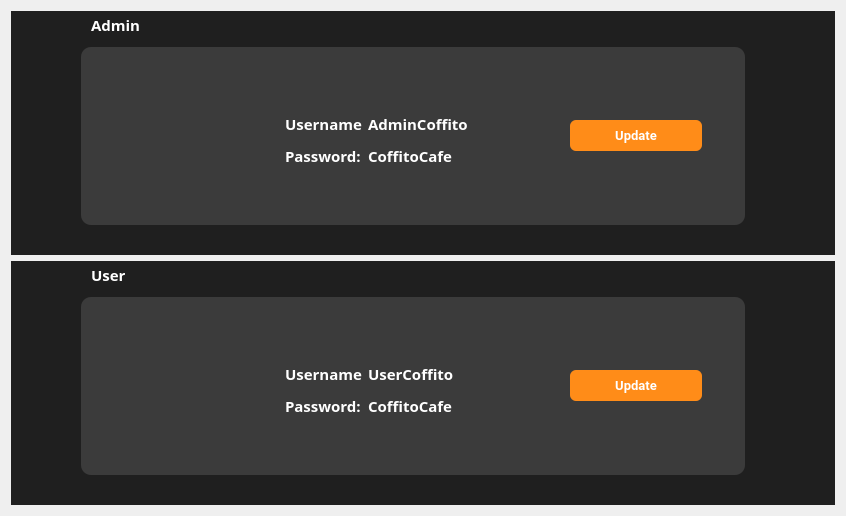
         <widget class="QWidget" name="Manage">
          <layout class="QGridLayout" name="gridLayout_5">
           <item row="0" column="0">
            <widget class="QWidget" name="widget_37" native="true">
             <property name="styleSheet">
              <string notr="true">background-color: rgb(31, 31, 31);</string>
             </property>
             <layout class="QVBoxLayout" name="verticalLayout_39">
              <property name="leftMargin">
               <number>70</number>
              </property>
              <property name="topMargin">
               <number>0</number>
              </property>
              <property name="rightMargin">
               <number>90</number>
              </property>
              <property name="bottomMargin">
               <number>30</number>
              </property>
              <item>
               <widget class="QWidget" name="widget_66" native="true">
                <property name="minimumSize">
                 <size>
                  <width>0</width>
                  <height>30</height>
                 </size>
                </property>
                <property name="maximumSize">
                 <size>
                  <width>16777215</width>
                  <height>30</height>
                 </size>
                </property>
                <property name="styleSheet">
                 <string notr="true">background-color: rgb(31, 31, 31);
border-radius:10px;
</string>
                </property>
                <widget class="QLabel" name="label_25">
                 <property name="geometry">
                  <rect>
                   <x>10</x>
                   <y>0</y>
                   <width>109</width>
                   <height>27</height>
                  </rect>
                 </property>
                 <property name="font">
                  <font>
                   <family>Poppins SemiBold</family>
                   <pointsize>11</pointsize>
                   <bold>true</bold>
                  </font>
                 </property>
                 <property name="styleSheet">
                  <string notr="true">QLabel{
	color:white;
}</string>
                 </property>
                 <property name="text">
                  <string>Admin</string>
                 </property>
                </widget>
               </widget>
              </item>
              <item>
               <widget class="QWidget" name="widget_76" native="true">
                <property name="styleSheet">
                 <string notr="true">background-color: rgb(59, 59, 59);
border-radius:10px;
</string>
                </property>
                <layout class="QHBoxLayout" name="horizontalLayout_21">
                 <item alignment="Qt::AlignLeft">
                  <widget class="QWidget" name="widget_77" native="true">
                   <property name="sizePolicy">
                    <sizepolicy hsizetype="Fixed" vsizetype="Fixed">
                     <horstretch>0</horstretch>
                     <verstretch>0</verstretch>
                    </sizepolicy>
                   </property>
                   <property name="minimumSize">
                    <size>
                     <width>180</width>
                     <height>0</height>
                    </size>
                   </property>
                   <property name="maximumSize">
                    <size>
                     <width>160</width>
                     <height>16777215</height>
                    </size>
                   </property>
                   <layout class="QGridLayout" name="gridLayout_12">
                    <property name="leftMargin">
                     <number>20</number>
                    </property>
                    <property name="rightMargin">
                     <number>0</number>
                    </property>
                    <item row="0" column="0">
                     <widget class="QWidget" name="widget_78" native="true">
                      <property name="minimumSize">
                       <size>
                        <width>0</width>
                        <height>125</height>
                       </size>
                      </property>
                      <property name="maximumSize">
                       <size>
                        <width>140</width>
                        <height>125</height>
                       </size>
                      </property>
                      <widget class="QLabel" name="label_19">
                       <property name="geometry">
                        <rect>
                         <x>10</x>
                         <y>0</y>
                         <width>120</width>
                         <height>120</height>
                        </rect>
                       </property>
                       <property name="sizePolicy">
                        <sizepolicy hsizetype="Fixed" vsizetype="Fixed">
                         <horstretch>0</horstretch>
                         <verstretch>0</verstretch>
                        </sizepolicy>
                       </property>
                       <property name="text">
                        <string/>
                       </property>
                       <property name="pixmap">
                        <pixmap resource="resource1.qrc">:/iCons/icons/administrator (1).png</pixmap>
                       </property>
                       <property name="scaledContents">
                        <bool>true</bool>
                       </property>
                      </widget>
                     </widget>
                    </item>
                   </layout>
                  </widget>
                 </item>
                 <item alignment="Qt::AlignVCenter">
                  <widget class="QWidget" name="widget_79" native="true">
                   <property name="sizePolicy">
                    <sizepolicy hsizetype="Expanding" vsizetype="Fixed">
                     <horstretch>0</horstretch>
                     <verstretch>0</verstretch>
                    </sizepolicy>
                   </property>
                   <property name="minimumSize">
                    <size>
                     <width>270</width>
                     <height>0</height>
                    </size>
                   </property>
                   <property name="toolTipDuration">
                    <number>-1</number>
                   </property>
                   <layout class="QVBoxLayout" name="verticalLayout_40">
                    <property name="spacing">
                     <number>0</number>
                    </property>
                    <property name="leftMargin">
                     <number>0</number>
                    </property>
                    <property name="topMargin">
                     <number>40</number>
                    </property>
                    <property name="bottomMargin">
                     <number>40</number>
                    </property>
                    <item alignment="Qt::AlignLeft">
                     <widget class="QWidget" name="widget_80" native="true">
                      <property name="minimumSize">
                       <size>
                        <width>0</width>
                        <height>40</height>
                       </size>
                      </property>
                      <property name="maximumSize">
                       <size>
                        <width>16777215</width>
                        <height>15</height>
                       </size>
                      </property>
                      <layout class="QVBoxLayout" name="verticalLayout_41">
                       <property name="topMargin">
                        <number>0</number>
                       </property>
                       <item>
                        <layout class="QHBoxLayout" name="horizontalLayout_22">
                         <item>
                          <widget class="QLabel" name="label_49">
                           <property name="minimumSize">
                            <size>
                             <width>0</width>
                             <height>13</height>
                            </size>
                           </property>
                           <property name="maximumSize">
                            <size>
                             <width>85</width>
                             <height>13</height>
                            </size>
                           </property>
                           <property name="font">
                            <font>
                             <family>Poppins SemiBold</family>
                             <pointsize>11</pointsize>
                             <bold>true</bold>
                            </font>
                           </property>
                           <property name="styleSheet">
                            <string notr="true">QLabel{
	color:white;
}</string>
                           </property>
                           <property name="text">
                            <string>Username</string>
                           </property>
                          </widget>
                         </item>
                         <item>
                          <widget class="QLabel" name="label_50">
                           <property name="maximumSize">
                            <size>
                             <width>16777215</width>
                             <height>13</height>
                            </size>
                           </property>
                           <property name="font">
                            <font>
                             <family>Poppins SemiBold</family>
                             <pointsize>11</pointsize>
                             <bold>true</bold>
                            </font>
                           </property>
                           <property name="styleSheet">
                            <string notr="true">QLabel{
	color:white;
}</string>
                           </property>
                           <property name="text">
                            <string>AdminCoffito</string>
                           </property>
                          </widget>
                         </item>
                        </layout>
                       </item>
                      </layout>
                     </widget>
                    </item>
                    <item alignment="Qt::AlignLeft">
                     <widget class="QWidget" name="widget_81" native="true">
                      <property name="minimumSize">
                       <size>
                        <width>0</width>
                        <height>40</height>
                       </size>
                      </property>
                      <property name="maximumSize">
                       <size>
                        <width>16777215</width>
                        <height>40</height>
                       </size>
                      </property>
                      <layout class="QVBoxLayout" name="verticalLayout_42">
                       <property name="spacing">
                        <number>0</number>
                       </property>
                       <item>
                        <layout class="QHBoxLayout" name="horizontalLayout_23">
                         <property name="spacing">
                          <number>7</number>
                         </property>
                         <item>
                          <widget class="QLabel" name="label_51">
                           <property name="minimumSize">
                            <size>
                             <width>0</width>
                             <height>13</height>
                            </size>
                           </property>
                           <property name="maximumSize">
                            <size>
                             <width>85</width>
                             <height>13</height>
                            </size>
                           </property>
                           <property name="font">
                            <font>
                             <family>Poppins SemiBold</family>
                             <pointsize>11</pointsize>
                             <bold>true</bold>
                            </font>
                           </property>
                           <property name="styleSheet">
                            <string notr="true">QLabel{
	color:white;
}</string>
                           </property>
                           <property name="text">
                            <string>Password:</string>
                           </property>
                          </widget>
                         </item>
                         <item>
                          <widget class="QLabel" name="label_52">
                           <property name="maximumSize">
                            <size>
                             <width>16777215</width>
                             <height>13</height>
                            </size>
                           </property>
                           <property name="font">
                            <font>
                             <family>Poppins SemiBold</family>
                             <pointsize>11</pointsize>
                             <bold>true</bold>
                            </font>
                           </property>
                           <property name="styleSheet">
                            <string notr="true">QLabel{
	color:white;
}</string>
                           </property>
                           <property name="text">
                            <string>CoffitoCafe</string>
                           </property>
                          </widget>
                         </item>
                        </layout>
                       </item>
                      </layout>
                     </widget>
                    </item>
                   </layout>
                  </widget>
                 </item>
                 <item>
                  <widget class="QWidget" name="widget_82" native="true">
                   <property name="sizePolicy">
                    <sizepolicy hsizetype="Fixed" vsizetype="Fixed">
                     <horstretch>0</horstretch>
                     <verstretch>0</verstretch>
                    </sizepolicy>
                   </property>
                   <layout class="QVBoxLayout" name="verticalLayout_43">
                    <property name="rightMargin">
                     <number>25</number>
                    </property>
                    <item alignment="Qt::AlignHCenter|Qt::AlignVCenter">
                     <widget class="QWidget" name="widget_83" native="true">
                      <property name="minimumSize">
                       <size>
                        <width>150</width>
                        <height>31</height>
                       </size>
                      </property>
                      <layout class="QVBoxLayout" name="verticalLayout_44">
                       <item>
                        <widget class="QPushButton" name="pushButton_21">
                         <property name="minimumSize">
                          <size>
                           <width>0</width>
                           <height>31</height>
                          </size>
                         </property>
                         <property name="maximumSize">
                          <size>
                           <width>16777215</width>
                           <height>31</height>
                          </size>
                         </property>
                         <property name="font">
                          <font>
                           <family>Roboto</family>
                           <pointsize>10</pointsize>
                           <bold>true</bold>
                          </font>
                         </property>
                         <property name="styleSheet">
                          <string notr="true">QPushButton {
    padding: 6px 14px;
    font-family: &quot;Roboto&quot;, sans-serif;
    border-radius: 6px;
    border: none;
    color: white;
    background: #FF8C18;
    box-shadow: 0px 0.5px 1.5px rgba(54, 122, 246, 0.25), inset 0px 0.8px 0px -0.25px rgba(255, 255, 255, 0.2);
    user-select: none;
    -webkit-user-select: none;
    touch-action: manipulation;
}
</string>
                         </property>
                         <property name="text">
                          <string>Update</string>
                         </property>
                        </widget>
                       </item>
                      </layout>
                     </widget>
                    </item>
                   </layout>
                  </widget>
                 </item>
                </layout>
               </widget>
              </item>
             </layout>
            </widget>
           </item>
           <item row="1" column="0">
            <widget class="QWidget" name="widget_84" native="true">
             <property name="styleSheet">
              <string notr="true">background-color: rgb(31, 31, 31);</string>
             </property>
             <layout class="QVBoxLayout" name="verticalLayout_45">
              <property name="leftMargin">
               <number>70</number>
              </property>
              <property name="topMargin">
               <number>0</number>
              </property>
              <property name="rightMargin">
               <number>90</number>
              </property>
              <property name="bottomMargin">
               <number>30</number>
              </property>
              <item>
               <widget class="QWidget" name="widget_85" native="true">
                <property name="minimumSize">
                 <size>
                  <width>0</width>
                  <height>30</height>
                 </size>
                </property>
                <property name="maximumSize">
                 <size>
                  <width>16777215</width>
                  <height>30</height>
                 </size>
                </property>
                <property name="styleSheet">
                 <string notr="true">background-color: rgb(31, 31, 31);
border-radius:10px;
</string>
                </property>
                <widget class="QLabel" name="label_26">
                 <property name="geometry">
                  <rect>
                   <x>10</x>
                   <y>0</y>
                   <width>109</width>
                   <height>27</height>
                  </rect>
                 </property>
                 <property name="font">
                  <font>
                   <family>Poppins SemiBold</family>
                   <pointsize>11</pointsize>
                   <bold>true</bold>
                  </font>
                 </property>
                 <property name="styleSheet">
                  <string notr="true">QLabel{
	color:white;
}</string>
                 </property>
                 <property name="text">
                  <string>User</string>
                 </property>
                </widget>
               </widget>
              </item>
              <item>
               <widget class="QWidget" name="widget_86" native="true">
                <property name="styleSheet">
                 <string notr="true">background-color: rgb(59, 59, 59);
border-radius:10px;
</string>
                </property>
                <layout class="QHBoxLayout" name="horizontalLayout_24">
                 <item alignment="Qt::AlignLeft">
                  <widget class="QWidget" name="widget_87" native="true">
                   <property name="sizePolicy">
                    <sizepolicy hsizetype="Fixed" vsizetype="Fixed">
                     <horstretch>0</horstretch>
                     <verstretch>0</verstretch>
                    </sizepolicy>
                   </property>
                   <property name="minimumSize">
                    <size>
                     <width>180</width>
                     <height>0</height>
                    </size>
                   </property>
                   <property name="maximumSize">
                    <size>
                     <width>160</width>
                     <height>16777215</height>
                    </size>
                   </property>
                   <layout class="QGridLayout" name="gridLayout_13">
                    <property name="leftMargin">
                     <number>20</number>
                    </property>
                    <property name="rightMargin">
                     <number>0</number>
                    </property>
                    <item row="0" column="0">
                     <widget class="QWidget" name="widget_88" native="true">
                      <property name="minimumSize">
                       <size>
                        <width>0</width>
                        <height>125</height>
                       </size>
                      </property>
                      <property name="maximumSize">
                       <size>
                        <width>140</width>
                        <height>125</height>
                       </size>
                      </property>
                      <widget class="QLabel" name="label_20">
                       <property name="geometry">
                        <rect>
                         <x>10</x>
                         <y>0</y>
                         <width>120</width>
                         <height>120</height>
                        </rect>
                       </property>
                       <property name="sizePolicy">
                        <sizepolicy hsizetype="Fixed" vsizetype="Fixed">
                         <horstretch>0</horstretch>
                         <verstretch>0</verstretch>
                        </sizepolicy>
                       </property>
                       <property name="text">
                        <string/>
                       </property>
                       <property name="pixmap">
                        <pixmap resource="resource1.qrc">:/iCons/icons/administrator (1).png</pixmap>
                       </property>
                       <property name="scaledContents">
                        <bool>true</bool>
                       </property>
                      </widget>
                     </widget>
                    </item>
                   </layout>
                  </widget>
                 </item>
                 <item alignment="Qt::AlignVCenter">
                  <widget class="QWidget" name="widget_89" native="true">
                   <property name="sizePolicy">
                    <sizepolicy hsizetype="Expanding" vsizetype="Fixed">
                     <horstretch>0</horstretch>
                     <verstretch>0</verstretch>
                    </sizepolicy>
                   </property>
                   <property name="minimumSize">
                    <size>
                     <width>270</width>
                     <height>0</height>
                    </size>
                   </property>
                   <property name="toolTipDuration">
                    <number>-1</number>
                   </property>
                   <layout class="QVBoxLayout" name="verticalLayout_46">
                    <property name="spacing">
                     <number>0</number>
                    </property>
                    <property name="leftMargin">
                     <number>0</number>
                    </property>
                    <property name="topMargin">
                     <number>40</number>
                    </property>
                    <property name="bottomMargin">
                     <number>40</number>
                    </property>
                    <item alignment="Qt::AlignLeft">
                     <widget class="QWidget" name="widget_90" native="true">
                      <property name="minimumSize">
                       <size>
                        <width>0</width>
                        <height>40</height>
                       </size>
                      </property>
                      <property name="maximumSize">
                       <size>
                        <width>16777215</width>
                        <height>15</height>
                       </size>
                      </property>
                      <layout class="QVBoxLayout" name="verticalLayout_47">
                       <property name="topMargin">
                        <number>0</number>
                       </property>
                       <item>
                        <layout class="QHBoxLayout" name="horizontalLayout_25">
                         <item>
                          <widget class="QLabel" name="label_53">
                           <property name="minimumSize">
                            <size>
                             <width>0</width>
                             <height>13</height>
                            </size>
                           </property>
                           <property name="maximumSize">
                            <size>
                             <width>85</width>
                             <height>13</height>
                            </size>
                           </property>
                           <property name="font">
                            <font>
                             <family>Poppins SemiBold</family>
                             <pointsize>11</pointsize>
                             <bold>true</bold>
                            </font>
                           </property>
                           <property name="styleSheet">
                            <string notr="true">QLabel{
	color:white;
}</string>
                           </property>
                           <property name="text">
                            <string>Username</string>
                           </property>
                          </widget>
                         </item>
                         <item>
                          <widget class="QLabel" name="label_54">
                           <property name="maximumSize">
                            <size>
                             <width>16777215</width>
                             <height>13</height>
                            </size>
                           </property>
                           <property name="font">
                            <font>
                             <family>Poppins SemiBold</family>
                             <pointsize>11</pointsize>
                             <bold>true</bold>
                            </font>
                           </property>
                           <property name="styleSheet">
                            <string notr="true">QLabel{
	color:white;
}</string>
                           </property>
                           <property name="text">
                            <string>UserCoffito</string>
                           </property>
                          </widget>
                         </item>
                        </layout>
                       </item>
                      </layout>
                     </widget>
                    </item>
                    <item alignment="Qt::AlignLeft">
                     <widget class="QWidget" name="widget_91" native="true">
                      <property name="minimumSize">
                       <size>
                        <width>0</width>
                        <height>40</height>
                       </size>
                      </property>
                      <property name="maximumSize">
                       <size>
                        <width>16777215</width>
                        <height>40</height>
                       </size>
                      </property>
                      <layout class="QVBoxLayout" name="verticalLayout_48">
                       <property name="spacing">
                        <number>0</number>
                       </property>
                       <item>
                        <layout class="QHBoxLayout" name="horizontalLayout_26">
                         <property name="spacing">
                          <number>7</number>
                         </property>
                         <item>
                          <widget class="QLabel" name="label_55">
                           <property name="minimumSize">
                            <size>
                             <width>0</width>
                             <height>13</height>
                            </size>
                           </property>
                           <property name="maximumSize">
                            <size>
                             <width>85</width>
                             <height>13</height>
                            </size>
                           </property>
                           <property name="font">
                            <font>
                             <family>Poppins SemiBold</family>
                             <pointsize>11</pointsize>
                             <bold>true</bold>
                            </font>
                           </property>
                           <property name="styleSheet">
                            <string notr="true">QLabel{
	color:white;
}</string>
                           </property>
                           <property name="text">
                            <string>Password:</string>
                           </property>
                          </widget>
                         </item>
                         <item>
                          <widget class="QLabel" name="label_56">
                           <property name="maximumSize">
                            <size>
                             <width>16777215</width>
                             <height>13</height>
                            </size>
                           </property>
                           <property name="font">
                            <font>
                             <family>Poppins SemiBold</family>
                             <pointsize>11</pointsize>
                             <bold>true</bold>
                            </font>
                           </property>
                           <property name="styleSheet">
                            <string notr="true">QLabel{
	color:white;
}</string>
                           </property>
                           <property name="text">
                            <string>CoffitoCafe</string>
                           </property>
                          </widget>
                         </item>
                        </layout>
                       </item>
                      </layout>
                     </widget>
                    </item>
                   </layout>
                  </widget>
                 </item>
                 <item>
                  <widget class="QWidget" name="widget_92" native="true">
                   <property name="sizePolicy">
                    <sizepolicy hsizetype="Fixed" vsizetype="Fixed">
                     <horstretch>0</horstretch>
                     <verstretch>0</verstretch>
                    </sizepolicy>
                   </property>
                   <layout class="QVBoxLayout" name="verticalLayout_49">
                    <property name="rightMargin">
                     <number>25</number>
                    </property>
                    <item alignment="Qt::AlignHCenter|Qt::AlignVCenter">
                     <widget class="QWidget" name="widget_93" native="true">
                      <property name="minimumSize">
                       <size>
                        <width>150</width>
                        <height>31</height>
                       </size>
                      </property>
                      <layout class="QVBoxLayout" name="verticalLayout_50">
                       <item>
                        <widget class="QPushButton" name="pushButton_22">
                         <property name="minimumSize">
                          <size>
                           <width>0</width>
                           <height>31</height>
                          </size>
                         </property>
                         <property name="maximumSize">
                          <size>
                           <width>16777215</width>
                           <height>31</height>
                          </size>
                         </property>
                         <property name="font">
                          <font>
                           <family>Roboto</family>
                           <pointsize>10</pointsize>
                           <bold>true</bold>
                          </font>
                         </property>
                         <property name="styleSheet">
                          <string notr="true">QPushButton {
    padding: 6px 14px;
    font-family: &quot;Roboto&quot;, sans-serif;
    border-radius: 6px;
    border: none;
    color: white;
    background: #FF8C18;
    box-shadow: 0px 0.5px 1.5px rgba(54, 122, 246, 0.25), inset 0px 0.8px 0px -0.25px rgba(255, 255, 255, 0.2);
    user-select: none;
    -webkit-user-select: none;
    touch-action: manipulation;
}
</string>
                         </property>
                         <property name="text">
                          <string>Update</string>
                         </property>
                        </widget>
                       </item>
                      </layout>
                     </widget>
                    </item>
                   </layout>
                  </widget>
                 </item>
                </layout>
               </widget>
              </item>
             </layout>
            </widget>
           </item>
          </layout>
         </widget>
